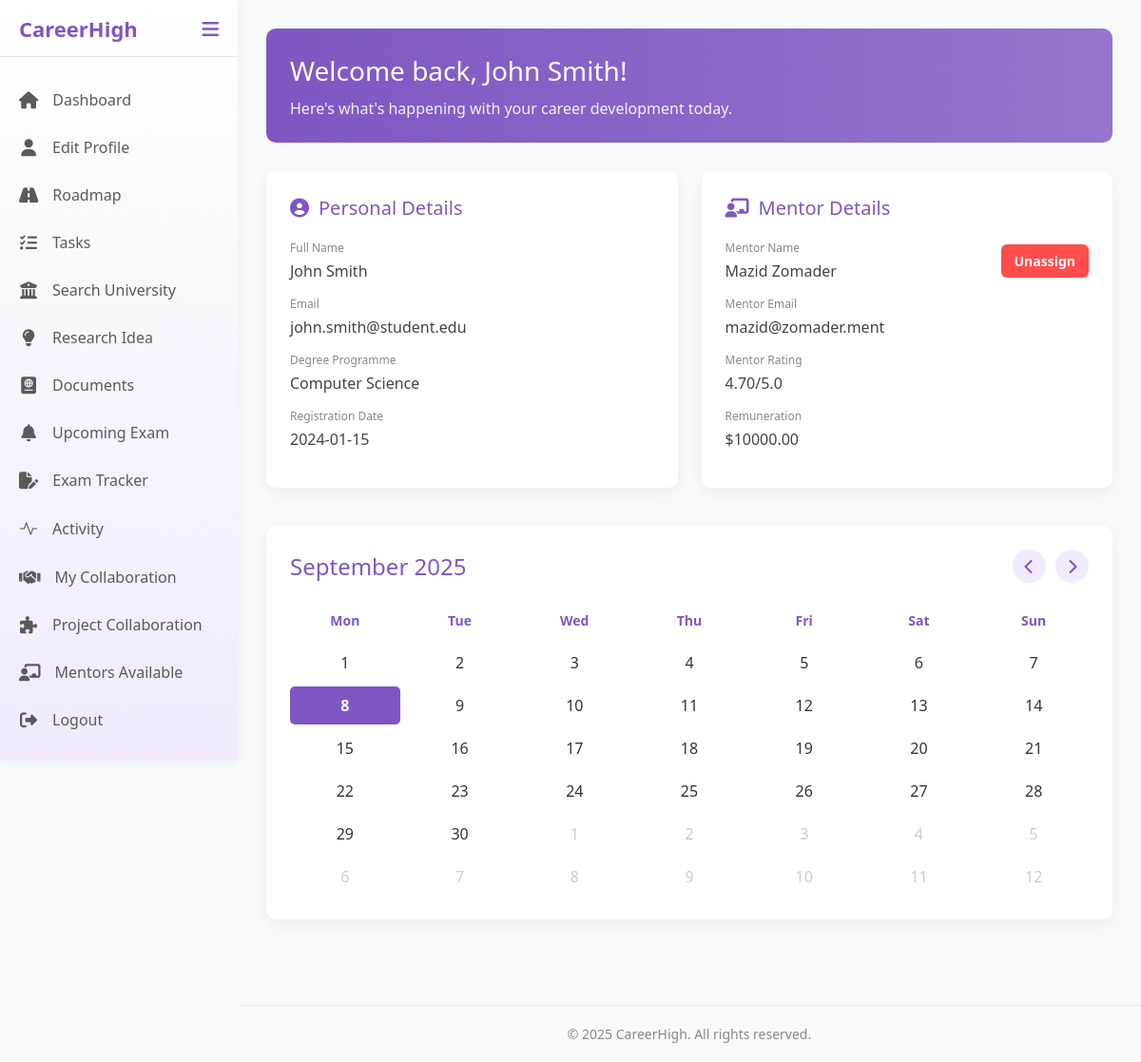
Screenshot of /Dashboard.php (signed in) with the database file from the repository.
### tables this page shows
CREATE TABLE `user` (
  `UserID` int(11) NOT NULL,
  `Name` varchar(100) NOT NULL,
  `Email` varchar(100) NOT NULL,
  `UserType` enum('Student','Mentor') NOT NULL,
  `Registration_Date` date NOT NULL DEFAULT curdate(),
  `Status` enum('Active','Inactive','Suspended') NOT NULL DEFAULT 'Active'
);

CREATE TABLE `student` (
  `UserID` int(11) NOT NULL,
  `Degree_Programme` varchar(100) NOT NULL,
  `MentorID` int(11) DEFAULT NULL,
  `No_of_Mentor` tinyint(4) NOT NULL DEFAULT 0 CHECK (`No_of_Mentor` in (0,1))
);

CREATE TABLE `mentor` (
  `UserID` int(11) NOT NULL,
  `Availability_Schedule` text DEFAULT NULL,
  `Remuneration` decimal(10,2) DEFAULT NULL,
  `Rating` decimal(3,2) DEFAULT NULL CHECK (`Rating` >= 0 and `Rating` <= 5.0)
);

### Dashboard.php (the view, shortened to what this page needs)
<?php
$user_id = $_SESSION['user_id'];
$user_type = $_SESSION['user_type'];
$servername = 'localhost';
$username = "root";
$password = "";
$dbname = "Project_database";
$conn = new mysqli($servername, $username, $password, $dbname);
$user_details = null;
$student_details = null;
if ($user_type === 'Student') {
    $sql = "SELECT * FROM USER WHERE UserID = ?";
    $stmt = $conn->prepare($sql);
    $stmt->bind_param("i", $user_id);
    $stmt->execute();
    $result = $stmt->get_result();
    if ($result->num_rows > 0) {
        $user_details = $result->fetch_assoc();
    }
    $sql = "SELECT s.*,
                   mentor.Name as MentorName,
                   mentor.Email as MentorEmail,
                   m.Rating,
                   m.Remuneration,
                   m.Availability_Schedule
            FROM STUDENT s
            LEFT JOIN USER mentor ON s.MentorID = mentor.UserID
            LEFT JOIN MENTOR m ON s.MentorID = m.UserID
            WHERE s.UserID = ?";
    $stmt = $conn->prepare($sql);
    $stmt->bind_param("i", $user_id);
    $stmt->execute();
    $result = $stmt->get_result();
    if ($result->num_rows > 0) {
        $student_details = $result->fetch_assoc();
    }
}
?>
<!DOCTYPE html>
<html lang="en">
<head>
    <link rel="stylesheet" href="https://cdnjs.cloudflare.com/ajax/libs/font-awesome/6.4.0/css/all.min.css">
    <link rel="stylesheet" href="https://cdn.jsdelivr.net/npm/bootstrap-icons@1.11.3/font/bootstrap-icons.min.css">
    <link rel="stylesheet" href="css/dashboard.css">
</head>
<body>
    <?php if ($user_type === 'Student'): ?>
    <div class="sidebar">
    <div class="sidebar-header">
        <div class="logo">CareerHigh</div>
        <button class="toggle-btn">
            <i class="fas fa-bars"></i>
        </button>
    </div>
    <div class="menu-items">
        <a href="Dashboard.php" class="menu-item">
            <i class="fas fa-home"></i>
            <span>Dashboard</span>
        </a>
        <a href="studentProfile.php" class="menu-item">
            <i class="fas fa-user"></i>
            <span>Edit Profile</span>
        </a>
        <a href="Roadmap.php" class="menu-item">
            <i class="fa-solid fa-road"></i>
            <span>Roadmap</span>
        </a>
        <a href="Task.php" class="menu-item">
            <i class="fas fa-tasks"></i>
            <span>Tasks</span>
        </a>
        <a href="UniversityFilter.php" class="menu-item">
            <i class="fa fa-university" aria-hidden="true"></i>
            <span>Search University</span>
        </a>
        <a href="research_idea.php" class="menu-item">
            <i class="fa-solid fa-lightbulb"></i>
            <span>Research Idea</span>
        </a>
        <a href="Document.php" class="menu-item">
            <i class="fa-solid fa-passport"></i>
            <span>Documents</span>
        </a>
        <a href="ExamNotification.php" class="menu-item">
            <i class='fas fa-bell'></i>
            <span>Upcoming Exam</span>
        </a>
        <a href="ExamTracker.php" class="menu-item">
            <i class="fa-solid fa-file-pen"></i>
            <span>Exam Tracker</span>
        </a>
        <a href="Activity.php" class="menu-item">
                <i class="bi bi-activity"></i>
            <span>Activity</span>
        </a>
        <a href="MyCollab.php" class="menu-item">
                <i class="fas fa-handshake"></i>
            <span>My Collaboration</span>
        </a>
        <a href="ResearchCollaboration.php" class="menu-item">
                <i class="fas fa-puzzle-piece"></i>
            <span>Project Collaboration</span>
        </a>
        <a href="MentorFilter.php" class="menu-item">
            <i class="fa-solid fa-chalkboard-user"></i>
            <span>Mentors Available</span>
        </a>
        <a href="logout.php" class="menu-item">
            <i class="fas fa-sign-out-alt"></i>
            <span>Logout</span>
        </a>
    </div>
</div>
    <div class="main-content">
    <div class="dashboard">
        <div class="welcome-banner">
            <h1>Welcome back, <?php echo htmlspecialchars($user_details['Name'] ?? 'Student'); ?>!</h1>
            <p>Here's what's happening with your career development today.</p>
        </div>
        <div class="dashboard-grid">
            <div class="card">
                <div class="card-header">
                    <i class="fas fa-user-circle"></i>
                    <h2>Personal Details</h2>
                </div>
                <div class="detail-item">
                    <label>Full Name</label>
                    <p><?php echo htmlspecialchars($user_details['Name'] ?? 'N/A'); ?></p>
                </div>
                <div class="detail-item">
                    <label>Email</label>
                    <p><?php echo htmlspecialchars($user_details['Email'] ?? 'N/A'); ?></p>
                </div>
                <div class="detail-item">
                    <label>Degree Programme</label>
                    <p><?php echo htmlspecialchars($student_details['Degree_Programme'] ?? 'N/A'); ?></p>
                </div>
                <div class="detail-item">
                    <label>Registration Date</label>
                    <p><?php echo htmlspecialchars($user_details['Registration_Date'] ?? 'N/A'); ?></p>
                </div>
            </div>
                <div class="card">
                    <div class="card-header">
                        <i class="fas fa-chalkboard-teacher"></i>
                        <h2>Mentor Details</h2>
                    </div>
                    <div class="detail-item" style="display: flex; justify-content: space-between; align-items: center;">
                        <div>
                            <label>Mentor Name</label>
                            <p><?php echo htmlspecialchars($student_details['MentorName'] ?? 'No Mentor Assigned'); ?></p>
                        </div>
                        <?php if (!empty($student_details['MentorID'])): ?>
                            <form method="POST" action="Dashboard.php" onsubmit="return confirm('Are you sure you want to unassign this mentor?');">
                                <button type="submit" name="unassign_mentor" class="unassign-btn">Unassign</button>
                            </form>
                        <?php endif; ?>
                    </div>
                    <div class="detail-item">
                        <label>Mentor Email</label>
                        <p><?php echo htmlspecialchars($student_details['MentorEmail'] ?? 'N/A'); ?></p>
                    </div>
                    <div class="detail-item">
                        <label>Mentor Rating</label>
                        <p><?php echo $student_details['Rating'] ? htmlspecialchars($student_details['Rating']) . '/5.0' : 'N/A'; ?></p>
                    </div>
                    <div class="detail-item">
                        <label>Remuneration</label>
                        <p><?php echo "$" . $student_details['Remuneration']; ?></p>
                    </div>
                </div>
            </div>
            <div class="calendar-container">
                <div class="calendar-header">
                    <h2 id="calTitle">June 2025</h2>
                    <div class="month-nav">
                        <button id="prev"><i class="fas fa-chevron-left"></i></button>
                        <button id="next"><i class="fas fa-chevron-right"></i></button>
                    </div>
                </div>
                <div id="calendar">
                </div>
            </div>
        </div>
        <footer>
            <p>© 2025 CareerHigh. All rights reserved.</p>
        </footer>
    </div>
</body>
</html><?php endif; ?>

### css/dashboard.css (style rules this page uses)
* { margin: 0; padding: 0; box-sizing: border-box; font-family: 'Segoe UI', Tahoma, Geneva, Verdana, sans-serif; }
body { background-color: #f8f9fa; color: #333; display: flex; min-height: 100vh; }
.sidebar { width: 250px; background: linear-gradient(to bottom, #ffffff, #f2eafd); height: 100vh; position: fixed; left: 0; top: 0; box-shadow: 0 0 15px rgba(0, 0, 0, 0.05); transition: all 0.3s ease; z-index: 1000; display: flex; flex-direction: column; overflow-y: auto; overflow-x: hidden; }
.sidebar-header { padding: 20px; display: flex; align-items: center; justify-content: space-between; border-bottom: 1px solid rgba(147, 112, 219, 0.2); position: relative; min-height: 60px; }
.logo { font-size: 22px; font-weight: 600; color: #7e57c2; opacity: 1; transition: opacity 0.3s ease; }
.toggle-btn { background: none; border: none; cursor: pointer; color: #7e57c2; font-size: 20px; position: absolute; right: 20px; top: 50%; transform: translateY(-50%); z-index: 10; transition: all 0.3s ease; }
.menu-items { padding: 20px 0; flex: 1; }
.menu-item { padding: 14px 20px; display: flex; align-items: center; color: #5a5a5a; text-decoration: none; transition: all 0.2s ease; }
.menu-item i { margin-right: 15px; font-size: 18px; min-width: 20px; text-align: center; }
.main-content { flex: 1; margin-left: 250px; transition: margin-left 0.3s ease; }
.dashboard { padding: 30px; }
.welcome-banner { background: linear-gradient(to right, #7e57c2, #9575cd); color: white; padding: 25px; border-radius: 10px; margin-bottom: 30px; }
.welcome-banner h1 { font-size: 28px; margin-bottom: 10px; font-weight: 500; }
.welcome-banner p { opacity: 0.9; }
.dashboard-grid { display: grid; grid-template-columns: repeat(auto-fit, minmax(300px, 1fr)); gap: 25px; margin-bottom: 40px; }
.card { background-color: white; border-radius: 10px; box-shadow: 0 5px 15px rgba(0, 0, 0, 0.05); padding: 25px; transition: transform 0.3s ease; }
.card-header { display: flex; align-items: center; margin-bottom: 20px; color: #7e57c2; }
.card-header i { font-size: 20px; margin-right: 10px; }
.card-header h2 { font-size: 20px; font-weight: 500; }
.detail-item { margin-bottom: 15px; }
.detail-item label { display: block; font-size: 12px; color: #888; margin-bottom: 5px; }
.detail-item p { font-size: 16px; color: #444; }
.calendar-container { background-color: white; border-radius: 10px; box-shadow: 0 5px 15px rgba(0, 0, 0, 0.05); padding: 25px; margin-bottom: 40px; }
.calendar-header { display: flex; justify-content: space-between; align-items: center; margin-bottom: 20px; }
.calendar-header h2 { color: #7e57c2; font-weight: 500; }
.month-nav { display: flex; gap: 10px; }
.month-nav button { background: #f2eafd; border: none; width: 35px; height: 35px; border-radius: 50%; cursor: pointer; color: #7e57c2; font-size: 16px; transition: background 0.2s; }
#calendar { width: 100%; }
footer { text-align: center; padding: 20px; color: #888; font-size: 14px; border-top: 1px solid #eee; margin-top: 20px; }
.unassign-btn { background-color: #ff4d4d; color: white; border: none; padding: 8px 14px; border-radius: 6px; font-size: 14px; font-weight: bold; cursor: pointer; transition: background 0.3s ease, transform 0.2s ease; }

### rows the page displays
user: Name "John Smith", Email "john.smith@student.edu", Registration_Date "2024-01-15"
student: Degree_Programme "Computer Science", MentorID.Name "Mazid Zomader", MentorID.Email "mazid@zomader.ment", mentor.Rating "4.70", mentor.Remuneration "10000.00"
